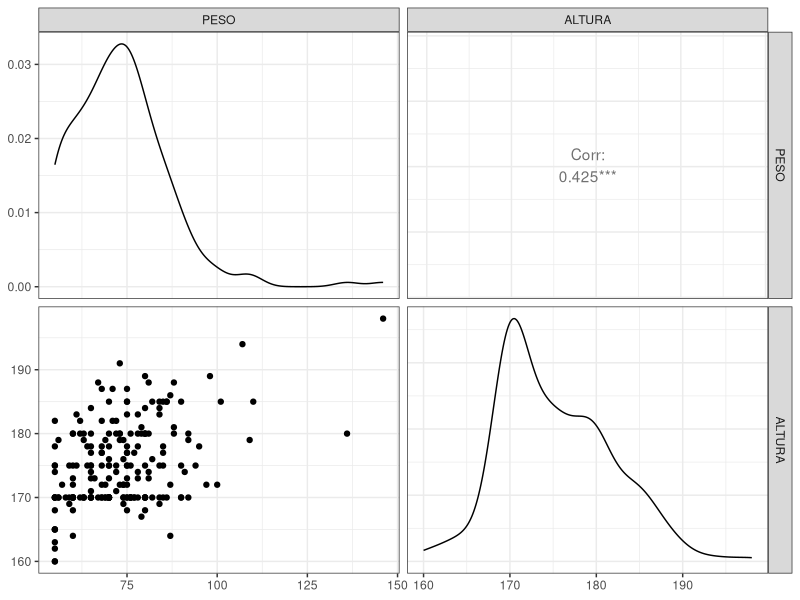
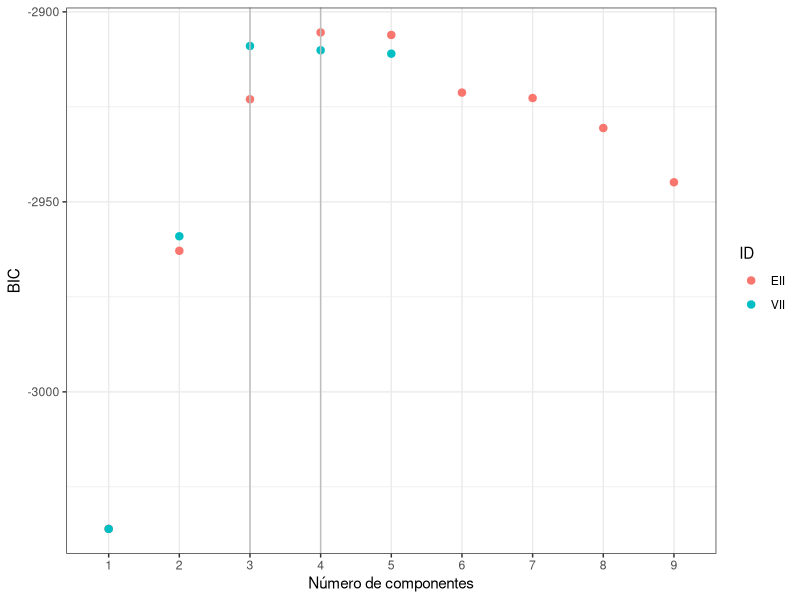
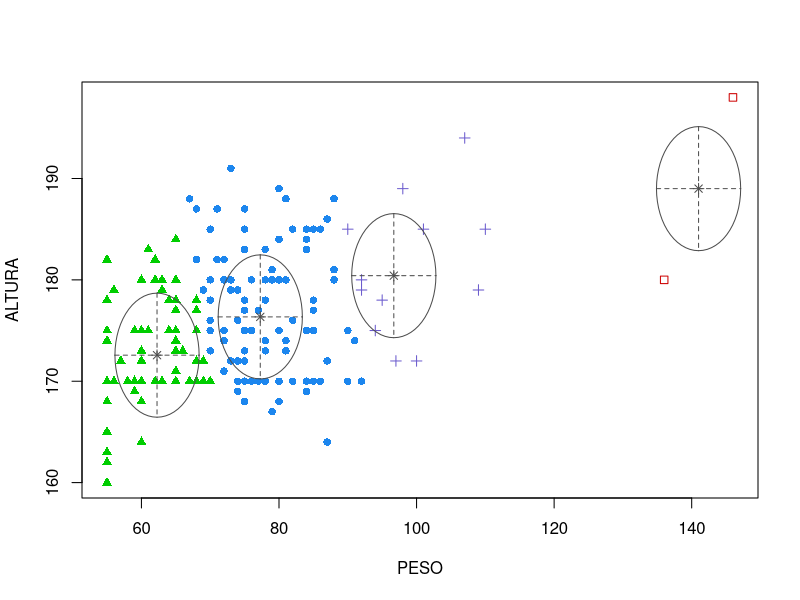

Write R code to recreate these figures, in order.
## ---- chunk 1
knitr::opts_chunk$set(echo = FALSE, include = TRUE, fig.align = "center", fig.pos = "H")
## ---- chunk 2
library(readr) # ler o arquivo
library(dplyr) # manipular o banco
library(ggplot2) # fazer graficos
library(magrittr) # usar os pipes
library(tidyr) # usar o drop_na
library(GGally) # usar ggpairs
library(mclust) # clusterizacao model-based
## ---- chunk 3
sermil2022cps <- read_csv("sermil2022cps.csv", col_select = c(PESO, ALTURA))
## ---- chunk 4
sermil2022cps %<>% drop_na() # tirando as linhas com celulas vazias

set.seed(123456) # semente aleatoria
s1.sermil2022cps <- sermil2022cps %>% slice_sample(n = 200)
## ---- chunk 5
#summary(s1.sermil2022cps)
## ---- chunk 6
ggpairs(s1.sermil2022cps) + theme_bw()
## ---- chunk 7
model.BIC <- mclustBIC(s1.sermil2022cps)

model.BIC[,1:2] %>% 
  data.frame() %>%
  mutate(n.clusters = rownames(model.BIC)) %>%
  pivot_longer(cols = 1:2, names_to = "ID") %>%
  ggplot(aes(x = n.clusters, y =value, col = ID)) +
  geom_point(size = 2.2) +
  labs(y = "BIC", x = "Número de componentes") +
  theme_bw() +
  geom_vline(xintercept = 4, col = "grey") +
  geom_vline(xintercept = 3, col = "grey")
## ---- chunk 8
model <- Mclust(s1.sermil2022cps, G = 4, modelNames = "EII")
plot(model, what = "classification")
